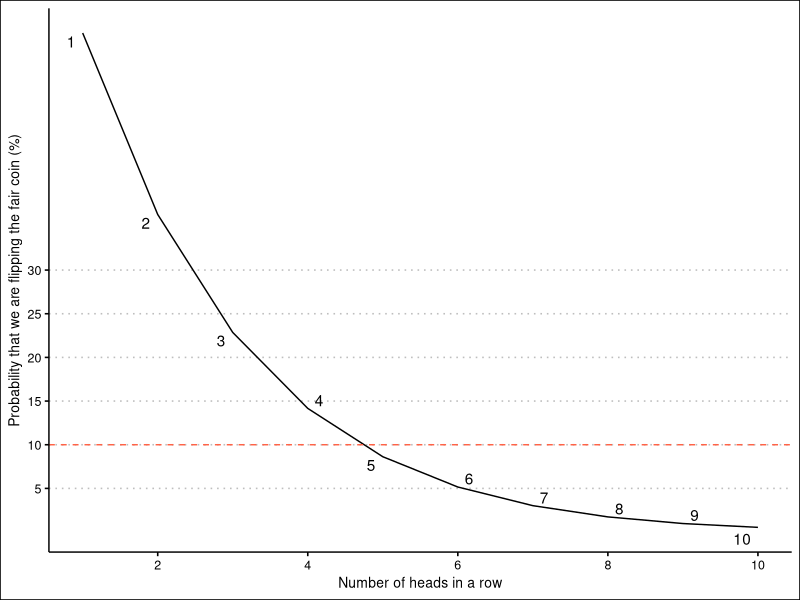
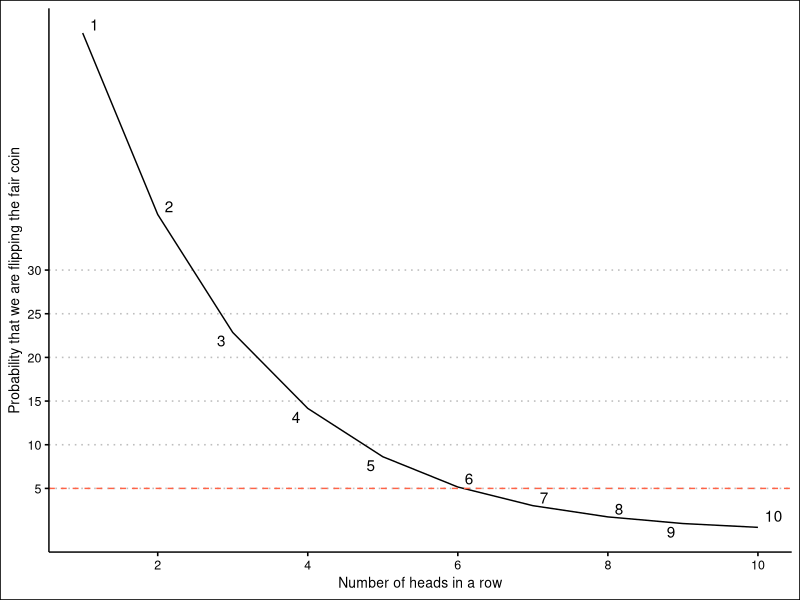

Recreate these plots in R, in order.
## ---- chunk 1

library(DiagrammeR)
library(tidyverse)


## ---- chunk 2

tree <-
    create_graph() %>% # initiate graph
    add_n_nodes(
      n = 7, 
      type = "path",
      label = c("START", "B", "G", "B", "G", "B", "G"), # Labels for each node
      node_aes = node_aes(
        shape = "circle",
        height = 1,
        width = 1,
        x = c(0, 3, 3, 6, 6, 6, 6), # Just the heights of each node (so it looks like a tree)
        y = c(0, 2, -2, 3, 1, -3, -1), 
        fill = c("white", "blue", "green", "blue", "blue", "blue", "green"))) %>% 
    add_edge(
      from = 1,
      to = 2,
      edge_aes = edge_aes(
        label = "0.5",
        color = "red"
      )) %>% 
  add_edge(
      from = 1,
      to = 3,
      edge_aes = edge_aes(
        label = "0.5", 
        color = "red"
      )) %>% 
  add_edge(
      from = 2,
      to = 4,
      edge_aes = edge_aes(
        label = "0.5"
      )) %>% 
  add_edge(
      from = 2,
      to = 5,
      edge_aes = edge_aes(
        label = "0.5",
        color = "red"
        
      )) %>% 
  add_edge(
      from = 3,
      to = 6,
      edge_aes = edge_aes(
        label = "0.5",
        color = "red"

      )) %>% 
  add_edge(
      from = 3,
      to = 7,
      edge_aes = edge_aes(
        label = "0.5",
                color = "red"
      )) 
render_graph(tree)

## ---- chunk 3
tree <-
    create_graph() %>% # initiate graph
    add_n_nodes(
      n = 7, 
      type = "path",
      label = c("START", "B", "G", "B", "G", "G", "B"), # Labels for each node
      node_aes = node_aes(
        shape = "circle",
        height = 1,
        width = 1,
        x = c(0, 3, 3, 6, 6, 6, 6), # Just the heights of each node (so it looks like a tree)
        y = c(0, 2, -2, 3, 1, -3, -1), 
        fill = c("white", "blue", "blue", "blue", "red", "red", "blue"))) %>% 
    add_edge(
      from = 1,
      to = 2,
      edge_aes = edge_aes(
        label = "0.5"
      )) %>% 
  add_edge(
      from = 1,
      to = 3,
      edge_aes = edge_aes(
        label = "0.5",
        color="red",
      )) %>% 
  add_edge(
      from = 2,
      to = 4,
      edge_aes = edge_aes(
        label = "0.5"
      )) %>% 
  add_edge(
      from = 2,
      to = 5,
      edge_aes = edge_aes(
        label = "0.5"
      )) %>% 
  add_edge(
      from = 3,
      to = 6,
      edge_aes = edge_aes(
        label = "0.5",
        color="red"
      )) %>% 
  add_edge(
      from = 3,
      to = 7,
      edge_aes = edge_aes(
        label = "0.5"
      )) 
render_graph(tree)
## ---- chunk 4
fair_coin <- 1/2
biased_coin <- 3/4
heads <- 3


fair_coin^heads * 1/2 / (fair_coin^3 * 1/2 + biased_coin^heads * 1/2)
## ---- chunk 5
n_heads <- function(heads) {
  prob_fair <- fair_coin^heads * 1/2 / (fair_coin^3 * 1/2 + biased_coin^heads * 1/2)
  return(prob_fair*100)
}

rows <- map(c(1:10),n_heads)

q3plot <-  tibble(
  n = 1:10,
  prob = as.numeric(rows)
)

library(ggplot2)
library(ggthemes)
library(ggrepel)

q3plot |> ggplot(aes(n,prob, label=n)) + geom_line() + theme_clean() + geom_hline(yintercept=10, col="tomato", linetype=2) + labs(x="Number of heads in a row", y="Probability that we are flipping the fair coin (%)") + geom_text_repel() + scale_y_continuous(breaks=c(5,10,15,20,25,30)) + scale_x_continuous(breaks=c(2,4,6,8,10))
                               

## ---- chunk 6
q3plot |> ggplot(aes(n,prob, label=n)) + geom_line() + theme_clean() + geom_hline(yintercept=5, col="tomato", linetype=2) + labs(x="Number of heads in a row", y="Probability that we are flipping the fair coin") + geom_text_repel() + scale_y_continuous(breaks=c(5,10,15,20,25,30)) + scale_x_continuous(breaks=c(2,4,6,8,10))
                               
                               
## ---- chunk 7
fair_coin <- 1/2
biased_coin <- 1/4
tails <- 3

fair_coin^tails * 1/2 / (fair_coin^tails * 1/2 + biased_coin^tails * 1/2)
  
## ---- chunk 8
sens_spec <- .9 
prevalence <- .01

sens_spec_comp <- 1-sens_spec
prevalence_comp <- 1-prevalence 

prob_dtp <- sens_spec*prevalence/((sens_spec*prevalence)+(sens_spec_comp*prevalence_comp)) 
                                  
prob_dtp*100                                  

## Odds formula:

LR <- sens_spec/(1-sens_spec) 
LR

updated_odds <- LR*(1/99) 
prob_posterior <- 9/(LR+99) 
prob_posterior


## ---- chunk 9
sens_spec <- .95 
prevalence <- .05

sens_spec_comp <- 1-sens_spec
prevalence_comp <- 1-prevalence 

prob_andrea <- sens_spec*prevalence/((sens_spec*prevalence)+(sens_spec_comp*prevalence_comp)) 
                                  
prob_andrea*100                                  

## Odds formula

LR <- .95/.05
LR 
prevalence_odds <- 5/95 
## Conversion to probability

(19*5) ## the numerator = 
(19*5)+95 ## denominator

posterior_probability <- 95/190
posterior_probability*100

## ---- chunk 10

tree <-
    create_graph() %>% # initiate graph
    add_n_nodes(
      n = 7, 
      type = "path",
      label = c("10000 People", "9500 People", "500 People", "475 people", "9025 people", "25 people", "475 people"), # Labels for each node
      node_aes = node_aes(
        shape = "circle",
        height = 1,
        width = 1,
        x = c(0, 3, 3, 6, 6, 6, 6), # Just the heights of each node (so it looks like a tree)
        y = c(0, 2, -2, 3, 1, -3, -1))) %>% 
    add_edge(
      from = 1,
      to = 2,
      edge_aes = edge_aes(
        label = "healthy"
      )) %>% 
  add_edge(
      from = 1,
      to = 3,
      edge_aes = edge_aes(
        label = "diseased"
      )) %>% 
  add_edge(
      from = 2,
      to = 4,
      edge_aes = edge_aes(
        label = "test +"
      )) %>% 
  add_edge(
      from = 2,
      to = 5,
      edge_aes = edge_aes(
        label = "test -"
      )) %>% 
  add_edge(
      from = 3,
      to = 6,
      edge_aes = edge_aes(
        label = "test-"
      )) %>% 
  add_edge(
      from = 3,
      to = 7,
      edge_aes = edge_aes(
        label = "test+"
      )) 
render_graph(tree)

## ---- chunk 11
p_vax <- .1 ## Suppose only 1% of the population is vaccinated 
p_posvax <- .05 ## Vaccines ARE effective, so the P(Positive | Vaccine) is close to .05
p_positive <- .4 ## Let us suppose that the probs of testing positive is high because of the wave, say .4 


p_vaxpos <- p_posvax*p_vax/p_positive ## the prob of p(Vaccine|Positive test) -- what the Journalists were rerporting

p_vaxpos

## ---- chunk 12
p_vax <- .9
p_posvax <- .05
p_positive <- .4


p_vaxpos <- p_posvax*p_vax/p_positive

p_vaxpos
